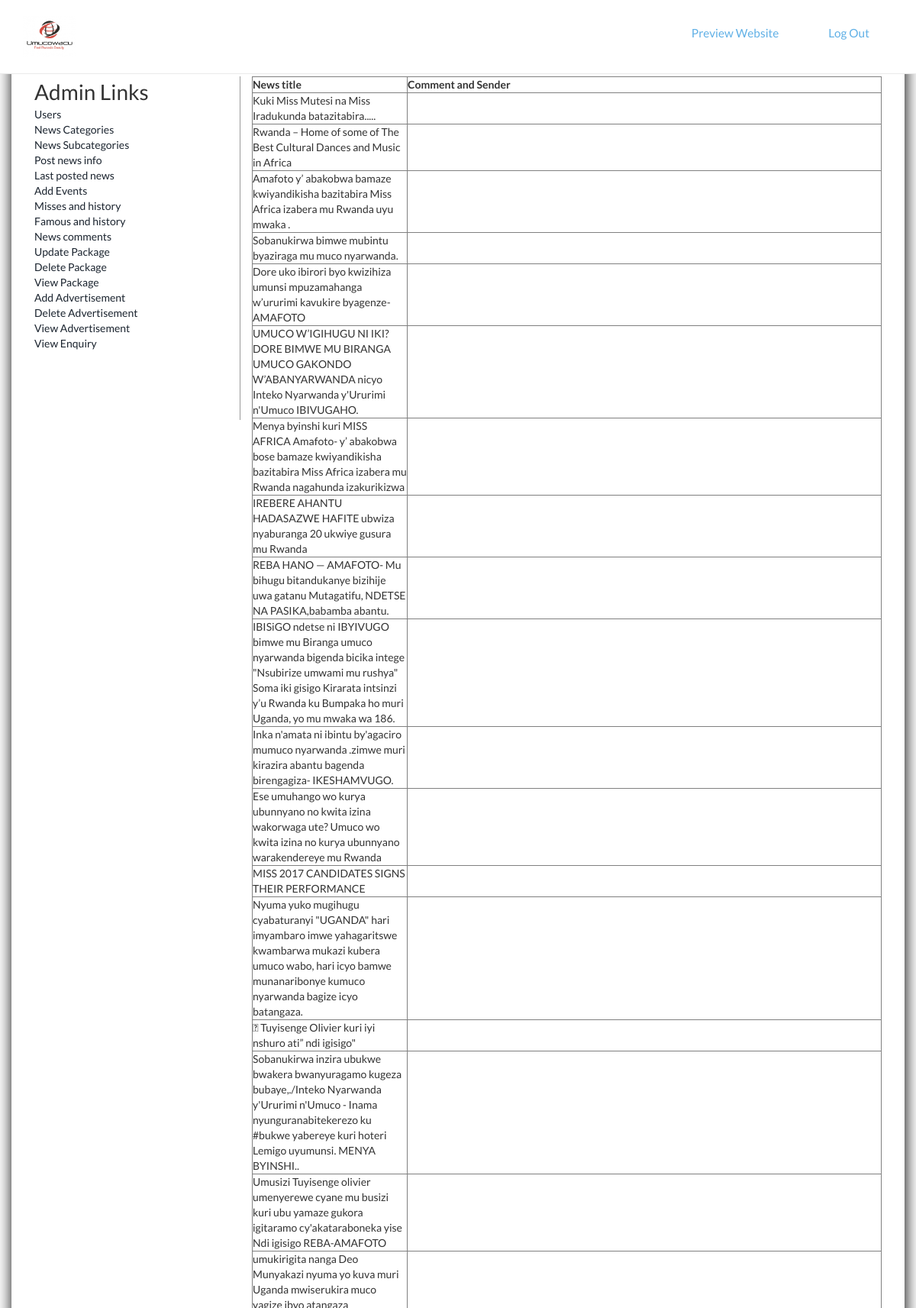
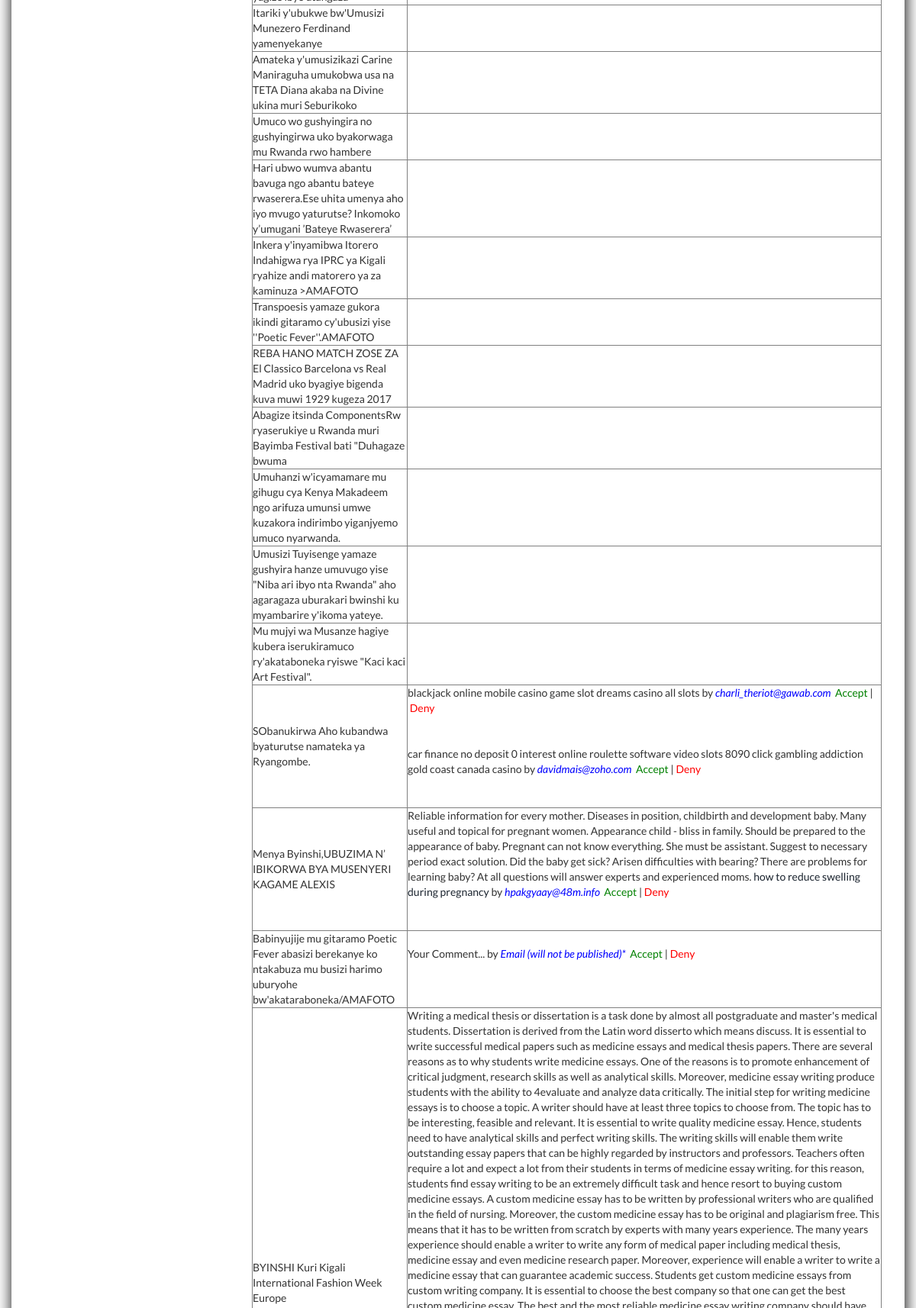
/tools/Panel/Admin/newsComments.php (signed in, upper part), run on the app's committed database (2 pictures, top to bottom).
### tables this page shows
CREATE TABLE `news_info` (
  `news_ID` int(11) NOT NULL,
  `Published_on` datetime NOT NULL,
  `News_Title` varchar(255) NOT NULL,
  `Short_description` text NOT NULL,
  `Full_Content` text NOT NULL,
  `news_icon` varchar(255) NOT NULL,
  `Likes` int(11) NOT NULL,
  `news_author` varchar(255) NOT NULL,
  `news_category` int(11) NOT NULL,
  `Sub_category` int(11) NOT NULL,
  `News_type` varchar(100) NOT NULL,
  `Visited` int(11) NOT NULL DEFAULT '0'
);

CREATE TABLE `news_comments` (
  `CmtID` int(11) NOT NULL,
  `Names` varchar(255) NOT NULL,
  `Email` varchar(255) NOT NULL,
  `Comment` text NOT NULL,
  `InfoID` int(11) NOT NULL,
  `Accepted` varchar(100) NOT NULL,
  `Reply` int(11) NOT NULL,
  `Dte` varchar(100) NOT NULL
);

### tools/Panel/Admin/newsComments.php (the view, shortened to what this page needs)
<?php if(!isset($_SESSION)) { session_start(); }
include('function.php');
 ?>
<!DOCTYPE html>
<html>
<head>
<link href="style.css" rel="stylesheet" type="text/css" />
<link href="../css/bootstrap.css" rel='stylesheet' type='text/css'/>
<link href="../css/style.css" rel="stylesheet" type="text/css" media="all"/>
<link href="../css/animate.css" rel="stylesheet" type="text/css" media="all">
</head>
<body>
<?php include('top.php'); ?>
<div style="padding-top:100px; box-shadow:1px 1px 20px black; min-height:570px" class="container">
<div class="col-sm-3" style="border-right:1px solid #999; min-height:450px;">
<?php include('left.php'); ?>
</div>
<div class="col-sm-9">
<?php
$ql_TITLE=mysqli_query($cn,"SELECT DISTINCT news_info.News_Title, news_ID FROM news_comments,news_info WHERE news_info.news_ID=news_comments.InfoID")or die(mysqli_error($cn));
if(mysqli_num_rows($ql_TITLE)){
echo "<table width='100%' border=1>";
echo "<tr><th>News title</th><th>Comment and Sender</th></tr>";
while($TITLE=mysqli_fetch_array($ql_TITLE)){
$ql_comments=mysqli_query($cn,"SELECT * FROM news_comments WHERE InfoID='".$TITLE['news_ID']."' && Accepted='No'");
echo "<tr>";
echo "<td>".$TITLE['News_Title']."</td>";
echo "<td>";
while($comment=mysqli_fetch_array($ql_comments)){
echo $comment['Comment']." by <i  style='color:blue'>".$comment['Email']."</i>&nbsp;&nbsp;<a href='newsComments.php?act=accept&comment=".$comment['CmtID']."' style='color:green'>Accept</a>&nbsp;|&nbsp;<a href='newsComments.php?act=deny&comment=".$comment['CmtID']."' style='color:red'>Deny</a><hr/>";
}
echo "</td>";
}
echo "</table>";
}else{
echo "No comments";
}
?>
</div>
</div>
</body>
</html>

### tools/Panel/css/style.css (style rules this page uses)
body { margin:0; padding:0; font-family: 'Lato', sans-serif; -webkit-appearance:none; }
body a { transition:0.5s all; -webkit-transition:0.5s all; -moz-transition:0.5s all; -o-transition:0.5s all; -ms-transition:0.5s all; }
.container:after { content: "\0020"; display: block; height: 0; clear: both; visibility: hidden; }

### data on the page
news_info: News_Title "Kuki Miss Mutesi na Miss Iradukunda batazitabira....."
news_info: News_Title "Rwanda – Home of some of The Best Cultural Dances and Music in Africa"
news_info: News_Title "Amafoto y’ abakobwa bamaze kwiyandikisha bazitabira Miss Africa izabera mu Rwanda uyu mwaka ."
news_info: News_Title "Sobanukirwa bimwe mubintu byaziraga mu muco nyarwanda."
news_info: News_Title "Dore uko ibirori byo kwizihiza umunsi mpuzamahanga w’ururimi kavukire byagenze-AMAFOTO"
news_info: News_Title "UMUCO W’IGIHUGU NI IKI? DORE BIMWE MU BIRANGA UMUCO GAKONDO W’ABANYARWANDA nicyo Inteko Nyarwanda y'Ururimi n'Umuco IBIVUGAHO."
news_info: News_Title "Menya byinshi kuri MISS AFRICA Amafoto- y’ abakobwa bose bamaze kwiyandikisha bazitabira Miss Africa izabera mu Rwanda nagahunda izakurikizwa"
news_info: News_Title "IREBERE AHANTU HADASAZWE HAFITE ubwiza nyaburanga 20 ukwiye gusura mu Rwanda"
news_info: News_Title "REBA HANO — AMAFOTO- Mu bihugu bitandukanye bizihije uwa gatanu Mutagatifu, NDETSE NA PASIKA,babamba abantu."
news_info: News_Title "IBISiGO ndetse ni IBYIVUGO bimwe mu Biranga umuco nyarwanda bigenda bicika intege \"Nsubirize umwami mu rushya\" Soma iki gisigo Kirarata intsinzi y’u Rwanda ku Bumpaka ho muri Uganda, yo mu mwaka wa 186."
news_info: News_Title "Inka n'amata ni ibintu by'agaciro mumuco nyarwanda .zimwe muri kirazira abantu bagenda birengagiza- IKESHAMVUGO."
news_info: News_Title "Ese umuhango wo kurya ubunnyano no kwita izina wakorwaga ute? Umuco wo kwita izina no kurya ubunnyano warakendereye mu Rwanda"
news_info: News_Title "MISS 2017 CANDIDATES SIGNS THEIR PERFORMANCE"
news_info: News_Title "Nyuma yuko mugihugu cyabaturanyi \"UGANDA\" hari imyambaro imwe yahagaritswe kwambarwa mukazi kubera umuco wabo, hari icyo bamwe munanaribonye kumuco nyarwanda bagize icyo batangaza."
news_info: News_Title " Tuyisenge Olivier kuri iyi nshuro ati” ndi igisigo\""
news_info: News_Title "Sobanukirwa inzira ubukwe bwakera bwanyuragamo kugeza bubaye,./Inteko Nyarwanda y'Ururimi n'Umuco - Inama nyunguranabitekerezo ku #bukwe yabereye kuri hoteri Lemigo uyumunsi. MENYA BYINSHI.."
news_info: News_Title "Umusizi Tuyisenge olivier umenyerewe cyane mu busizi kuri ubu yamaze gukora igitaramo cy'akataraboneka yise Ndi igisigo REBA-AMAFOTO"
news_info: News_Title "umukirigita nanga Deo Munyakazi nyuma yo kuva muri Uganda mwiserukira muco yagize ibyo atangaza"
news_info: News_Title "Itariki y'ubukwe bw'Umusizi Munezero Ferdinand yamenyekanye"
news_info: News_Title "Amateka y'umusizikazi Carine Maniraguha umukobwa usa na TETA Diana akaba na Divine ukina muri Seburikoko"
news_info: News_Title "Umuco wo gushyingira no gushyingirwa uko byakorwaga mu Rwanda rwo hambere"
news_info: News_Title "Hari ubwo wumva abantu bavuga ngo abantu bateye rwaserera.Ese uhita umenya aho iyo mvugo yaturutse? Inkomoko y’umugani ’Bateye Rwaserera’"
news_info: News_Title "Inkera y'inyamibwa Itorero Indahigwa rya IPRC ya Kigali ryahize andi matorero ya za kaminuza >AMAFOTO"
news_info: News_Title "Transpoesis yamaze gukora ikindi gitaramo cy'ubusizi yise ''Poetic Fever''.AMAFOTO"
news_info: News_Title "REBA HANO MATCH ZOSE ZA El Classico Barcelona vs Real Madrid uko byagiye bigenda kuva muwi 1929 kugeza 2017"
news_info: News_Title "Abagize itsinda ComponentsRw ryaserukiye u Rwanda muri Bayimba Festival bati \"Duhagaze bwuma"
news_info: News_Title "Umuhanzi w'icyamamare mu gihugu cya Kenya Makadeem ngo arifuza umunsi umwe kuzakora indirimbo yiganjyemo umuco nyarwanda."
news_info: News_Title "Umusizi Tuyisenge yamaze gushyira hanze umuvugo yise \"Niba ari ibyo nta Rwanda\" aho agaragaza uburakari bwinshi ku myambarire y'ikoma yateye."
news_info: News_Title "Mu mujyi wa Musanze hagiye kubera iserukiramuco ry'akataboneka ryiswe \"Kaci kaci Art Festival\"."
news_info: News_Title "SObanukirwa Aho kubandwa byaturutse namateka ya Ryangombe."
news_comments: Comment "blackjack online mobile casino game slot dreams casino all slots", Email "charli_theriot@gawab.com"
news_comments: Comment "car finance no deposit 0 interest online roulette software video slots 8090 click gambling addiction gold coast canada casino", Email "davidmais@zoho.com"
news_info: News_Title "Menya Byinshi,UBUZIMA N’ IBIKORWA BYA MUSENYERI KAGAME ALEXIS"
news_comments: Comment "Reliable information for every mother. Diseases in position, childbirth and development baby. Many useful and topical for pregnant women. Appearance child - bliss in family. Should be prepared to the appearance of baby. Pregnant can not know everything. She must be assistant. Suggest to necessary period exact solution. Did the baby get sick? Arisen difficulties with bearing? There are problems for learning baby? At all questions will answer experts and experienced moms. how to reduce swelling during pregnancy", Email "hpakgyaay@48m.info"
news_info: News_Title "Babinyujije mu gitaramo Poetic Fever abasizi berekanye ko ntakabuza mu busizi harimo uburyohe bw'akataraboneka/AMAFOTO"
news_comments: Comment "Your Comment...", Email "Email (will not be published)*"
news_info: News_Title "BYINSHI Kuri Kigali International Fashion Week Europe"
